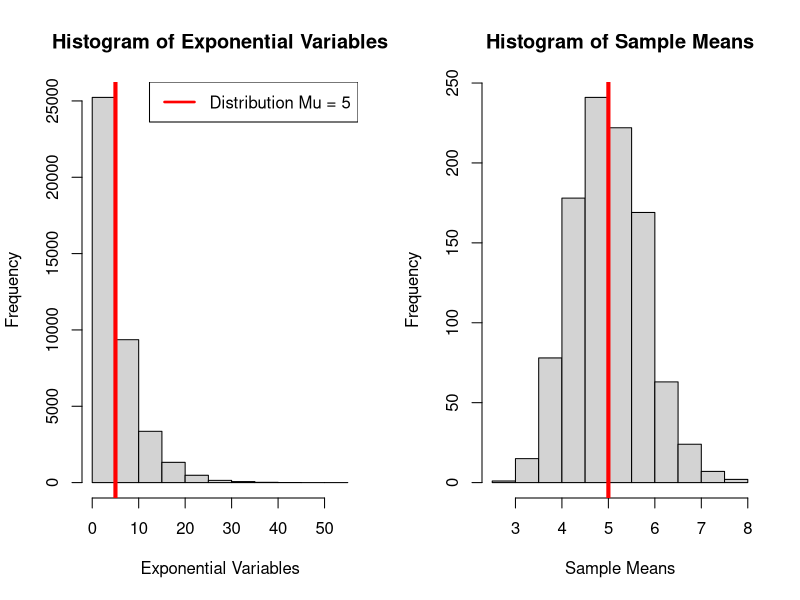
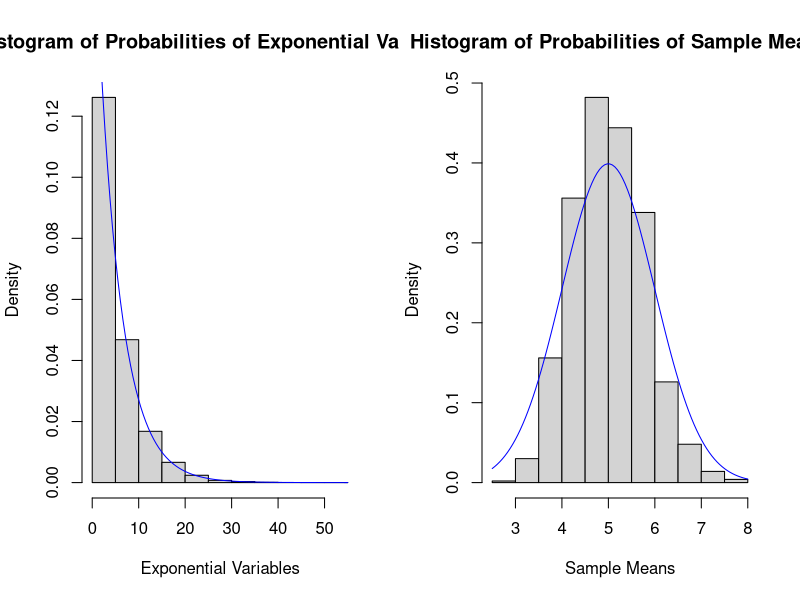

Here is the R script that generated these plots, in order:
## ---- chunk 1
library(knitr)
opts_chunk$set(echo = TRUE, restult = "hide")
## ---- chunk 2
set.seed(11072015)

nosim <- 1000
n <- 40
lambda <- 0.2
sampleMatrix <- matrix(rexp(nosim * n, lambda), nosim)
sampleMeans <- apply(sampleMatrix, 1, mean)
sampleVars <- apply(sampleMatrix, 1, var)
## ---- chunk 3
distMean <- 1/lambda
distMean
## ---- chunk 4
calcSampleMean <- sum(sampleMatrix) / (nosim * n)
calcSampleMean
sampleMean <- mean(sampleMatrix)
sampleMean
meanDiff <- round((calcSampleMean - sampleMean), 10)
## ---- chunk 5
par(mfrow = c(1,2))
hist(sampleMatrix, main = "Histogram of Exponential Variables", xlab = "Exponential Variables")
abline(v=distMean, lwd = 4, col = "red")
legend("topright", "Distribution Mu = 5", lty=1, lwd=2.5, col= "red")

hist(sampleMeans, main = "Histogram of Sample Means", xlab = "Sample Means")
abline(v=distMean, lwd = 4, col = "red")
## ---- chunk 6
distSD <- 1/lambda
distVar <- distSD^2
distVar
## ---- chunk 7
calcSampleVar <- sum((sampleMatrix - sampleMean)^2) / ((nosim * n) - 1)
sampleVar <- var(c(sampleMatrix))
round((calcSampleVar - sampleVar), 10)
## ---- chunk 8

sampleVar <- apply(sampleMatrix, 1, var)

## ---- chunk 9
par(mfrow = c(1,2))
hist(sampleMatrix, main = "Histogram of Probabilities of Exponential Variables", xlab = "Exponential Variables", prob = TRUE)
curve(dexp(x,lambda), add=TRUE, col = "blue")

hist(sampleMeans, main = "Histogram of Probabilities of Sample Means", xlab = "Sample Means", prob = TRUE)
curve(dnorm(x, mean = sampleMean), add=TRUE, col = "blue")
